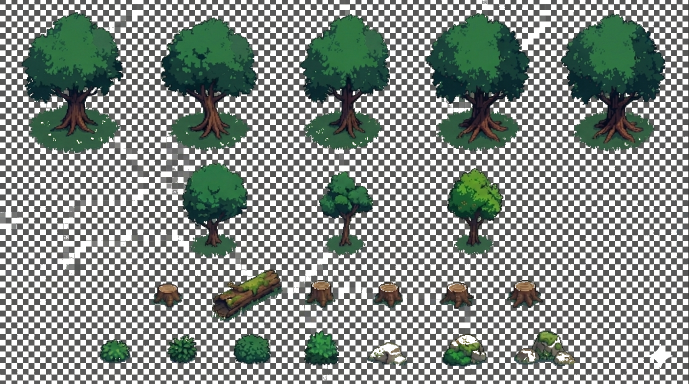
#> input picture assets/treesandstufftransparent.png, 1377 x 768 px (shown at 1/2 size)
$ python split_trees_spritesheet.py
#> lines starting #> are read from the running program, lines starting #| are printed output that depends on the picture; after the words box and inside, x2 and y2 are one past the last pixel; in counts of white or black regions, pixels touching at a corner belong together
#> in clean_background, arr is the input picture: shape (768, 1377, 4); mean R, G, B, A 47.7, 56.3, 50.7, 165.7
"""Split treesandstufftransparent.png into individual transparent PNGs."""
from pathlib import Path

import numpy as np
from PIL import Image
from scipy import ndimage

ROOT = Path(__file__).resolve().parents[1]
SRC = ROOT / "assets" / "treesandstufftransparent.png"
OUT_DIR = ROOT / "assets" / "trees"

# Rough horizontal bands (from sprite sheet layout).
BANDS = [
    ("tree_large", 0, 218),
    ("tree_small", 218, 318),
    ("stumps_log", 318, 518),
    ("bushes_rocks", 518, 768),
]

PADDING = 4
MIN_AREA = 800
EROSION = 8

BAND_SETTINGS = {
    "tree_large": {"min_area": 2500, "erosion": 12},
    "tree_small": {"min_area": 2800, "erosion": 11},
    "stumps_log": {"min_area": 900, "erosion": 8},
    "bushes_rocks": {"min_area": 500, "erosion": 6},
}


def foreground_mask(arr: np.ndarray) -> np.ndarray:
    rgb = arr[:, :, :3]
    alpha = arr[:, :, 3]
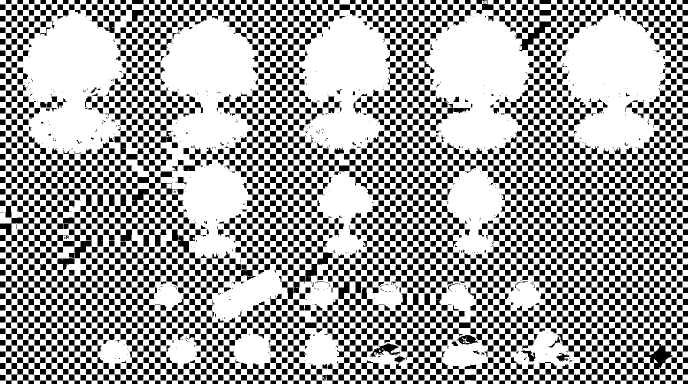
#> alpha: shape (768, 1377) (shown at 1/2 size); 65% white; 2276 black regions (560 under 20 px), largest, box (x1, y1, x2, y2) and area: (12, 715, 114, 768) 2555, (0, 435, 183, 493) 2490, (35, 343, 161, 377) 2148
    mx = rgb.max(axis=2)
    mn = rgb.min(axis=2)
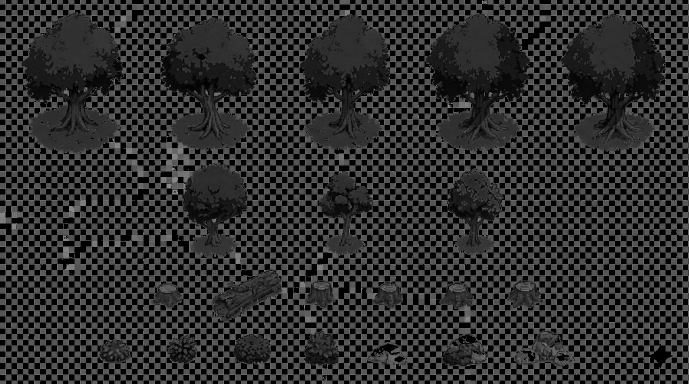
#> mn: shape (768, 1377) (shown at 1/2 size); min 0, max 140, mean 46.2
    spread = mx - mn
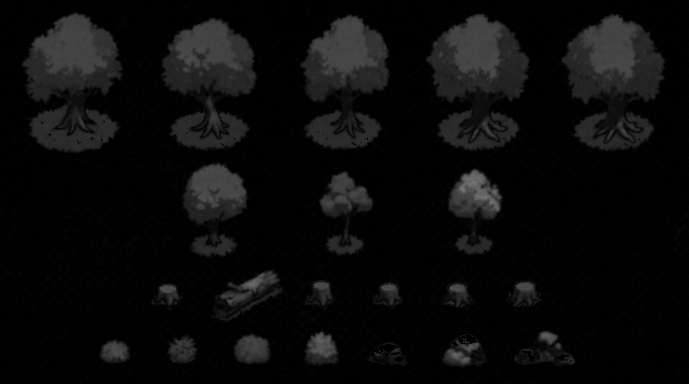
#> spread: shape (768, 1377) (shown at 1/2 size); min 0, max 117, mean 10.9
    bg = ((mx > 140) & (spread < 55)) | (alpha < 40)
    return ~bg


def clean_background(img: Image.Image) -> Image.Image:
    arr = np.array(img.convert("RGBA"))
    fg = foreground_mask(arr)
    arr[~fg, 3] = 0
    arr[~fg, :3] = 0
    return Image.fromarray(arr)


def extract_sprites(
    band_img: Image.Image, min_area: int = MIN_AREA, erosion: int = EROSION
) -> list[Image.Image]:
    arr = np.array(band_img)
    fg = foreground_mask(arr)
    core = ndimage.binary_erosion(fg, iterations=erosion)
    labeled, count = ndimage.label(core)
    sprites: list[tuple[int, int, int, int, int]] = []

    for label_id in range(1, count + 1):
        ys, xs = np.where(labeled == label_id)
        if xs.size < min_area:
            continue
        x0, x1 = int(xs.min()), int(xs.max()) + 1
        y0, y1 = int(ys.min()), int(ys.max()) + 1
        # Expand bbox using original foreground in the region.
        region = fg[max(0, y0 - 20) : y1 + 20, max(0, x0 - 20) : x1 + 20]
        if not region.any():
            continue
        ry, rx = np.where(fg[y0:y1, x0:x1])
        if rx.size == 0:
            continue
        fx0 = x0 + int(rx.min())
        fx1 = x0 + int(rx.max()) + 1
        fy0 = y0 + int(ry.min())
        fy1 = y0 + int(ry.max()) + 1
        sprites.append((fx0, fy0, fx1, fy1, int(fg[fy0:fy1, fx0:fx1].sum())))

    # Drop duplicates / nested boxes (keep larger).
    sprites.sort(key=lambda s: s[4], reverse=True)
    kept: list[tuple[int, int, int, int]] = []
    for x0, y0, x1, y1, _area in sprites:
        if any(
            x0 >= kx0 and y0 >= ky0 and x1 <= kx1 and y1 <= ky1
            for kx0, ky0, kx1, ky1 in kept
        ):
            continue
        kept.append((x0, y0, x1, y1))

    kept.sort(key=lambda b: (b[1], b[0]))
    out: list[Image.Image] = []
    w, h = band_img.size
    for x0, y0, x1, y1 in kept:
        x0 = max(0, x0 - PADDING)
        y0 = max(0, y0 - PADDING)
        x1 = min(w, x1 + PADDING)
        y1 = min(h, y1 + PADDING)
        crop = band_img.crop((x0, y0, x1, y1))
        c_arr = np.array(crop)
        c_fg = foreground_mask(c_arr)
        c_arr[~c_fg, 3] = 0
        c_arr[~c_fg, :3] = 0
        out.append(Image.fromarray(c_arr))
    return out


def main() -> None:
    OUT_DIR.mkdir(parents=True, exist_ok=True)
    sheet = clean_background(Image.open(SRC))
    sheet.save(SRC)  # keep master sheet fully transparent outside sprites

    index = 0
    for band_name, y0, y1 in BANDS:
        band = sheet.crop((0, y0, sheet.width, y1))
        cfg = BAND_SETTINGS.get(band_name, {})
        sprites = extract_sprites(
            band,
            min_area=cfg.get("min_area", MIN_AREA),
            erosion=cfg.get("erosion", EROSION),
        )
        for i, sprite in enumerate(sprites, start=1):
            index += 1
            path = OUT_DIR / f"{band_name}_{i:02d}.png"
            sprite.save(path)
            print("wrote", path.name, sprite.size)
#> this loop made 4 passes
#> count in extract_sprites on passes 1 to 4: 14, 29, 21, 65
#> pass 1, in foreground_mask (call 2), `alpha = arr[:, :, 3]`:
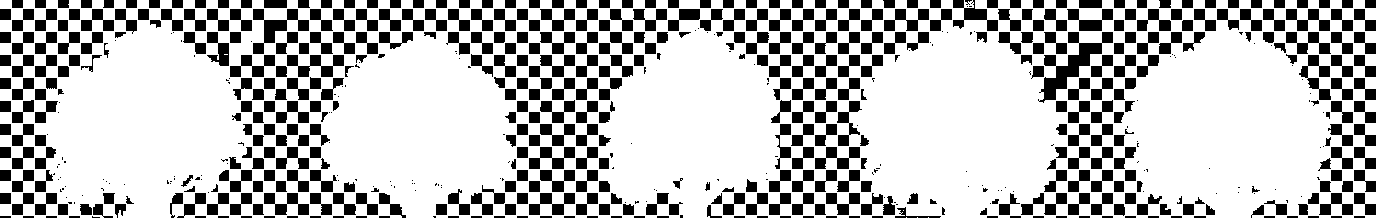
#> alpha: shape (218, 1377); 74.1% white; 644 black regions (163 under 20 px), largest, box (x1, y1, x2, y2) and area: (1038, 32, 1113, 103) 1552, (253, 9, 309, 54) 869, (287, 55, 344, 77) 620
#> pass 1, in foreground_mask (call 2), `mx = rgb.max(axis=2)`:
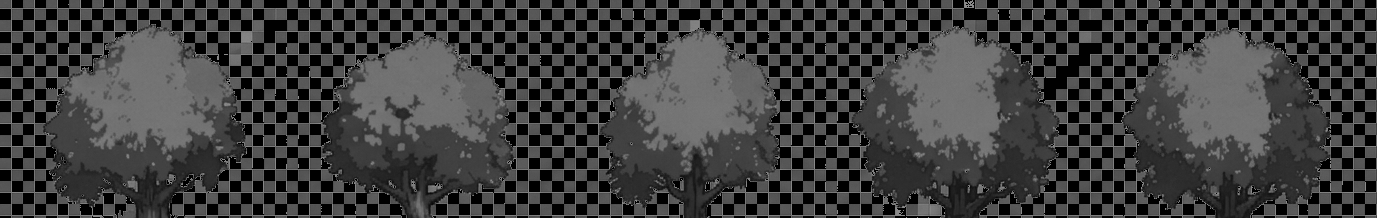
#> mx: shape (218, 1377); min 0, max 140, mean 62.5
#> after the loop:
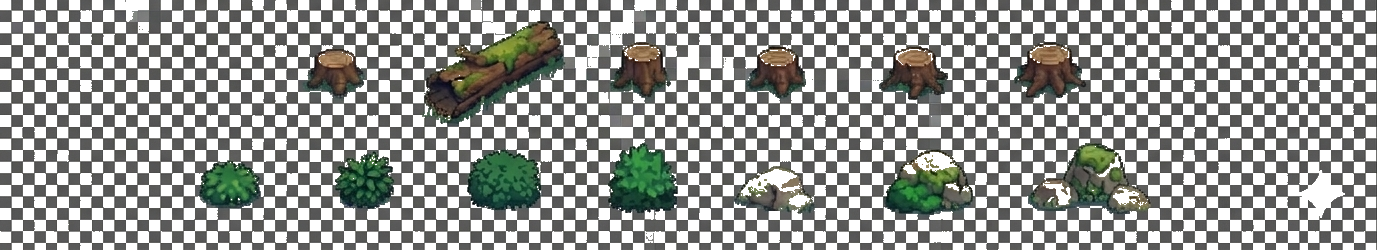
#> band: PIL image 1377x250 RGBA; mean R, G, B, A 50.6, 52.3, 49.2, 149.4; transparent parts drawn white
#> after the loop:
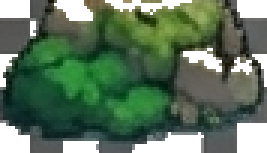
#> sprite: PIL image 89x51 RGBA (shown 3 times larger); mean R, G, B, A 52.2, 76.3, 52.8, 214.8; transparent parts drawn white
#> after the loop, index = 26

    print(f"Done: {index} sprites in {OUT_DIR}")
#| Done: 26 sprites in assets/trees


if __name__ == "__main__":
    main()

$ run again, with assets/MALE_SIMPLE.png copied over assets/treesandstufftransparent.png
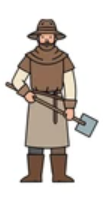
#> input picture assets/MALE_SIMPLE.png, 104 x 211 px
#> in clean_background, arr is the input picture: shape (211, 104, 4); mean R, G, B, A 214.7, 208.1, 202.9, 255
#> alpha: shape (211, 104); every value is 255
#> in foreground_mask, `bg = ((mx > 140) & (spread < 55)) | (alpha < 40)`:
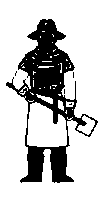
#> bg: shape (211, 104) bool; 78.9% white; 5 black regions (4 under 20 px), largest, box (x1, y1, x2, y2) and area: (6, 19, 98, 183) 4610
#> the loop in main, `for band_name, y0, y1 in BANDS:` made 4 passes
#> pass 1, in foreground_mask (call 2), `mx = rgb.max(axis=2)`:
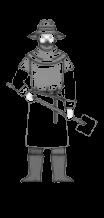
#> mx: shape (218, 104); min 0, max 248, mean 23
#> after the loop in main, `for band_name, y0, y1 in BANDS:`: index = 0
#| Done: 0 sprites in assets/trees

$ run again, with assets/MAN2.png copied over assets/treesandstufftransparent.png
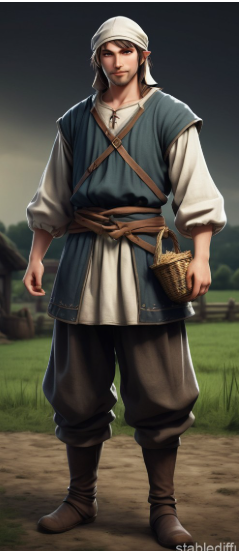
#> input picture assets/MAN2.png, 239 x 551 px
#> in clean_background, arr is the input picture: shape (551, 239, 4); mean R, G, B, A 76.9, 72, 61.9, 255
#> alpha: shape (551, 239); every value is 255
#> in foreground_mask, `bg = ((mx > 140) & (spread < 55)) | (alpha < 40)`:
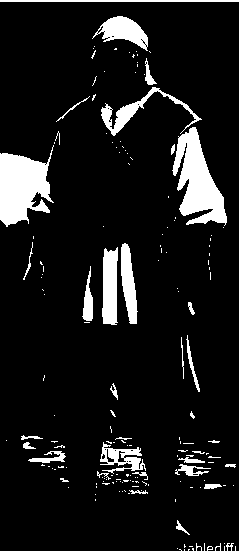
#> bg: shape (551, 239) bool; 9.9% white; 171 white regions (136 under 20 px), largest, box (x1, y1, x2, y2) and area: (172, 127, 227, 226) 2837, (0, 145, 54, 227) 2820, (102, 247, 118, 325) 1056
#> the loop in main, `for band_name, y0, y1 in BANDS:` made 4 passes
#> count in extract_sprites on passes 1 to 4: 4, 4, 8, 4
#> after the loop in main, `for band_name, y0, y1 in BANDS:`:
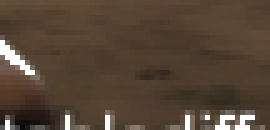
#> sprite: PIL image 54x26 RGBA (shown 5 times larger); mean R, G, B, A 78.4, 62, 47, 247.4; transparent parts drawn white
#> after the loop in main, `for band_name, y0, y1 in BANDS:`: index = 8
#| Done: 8 sprites in assets/trees
